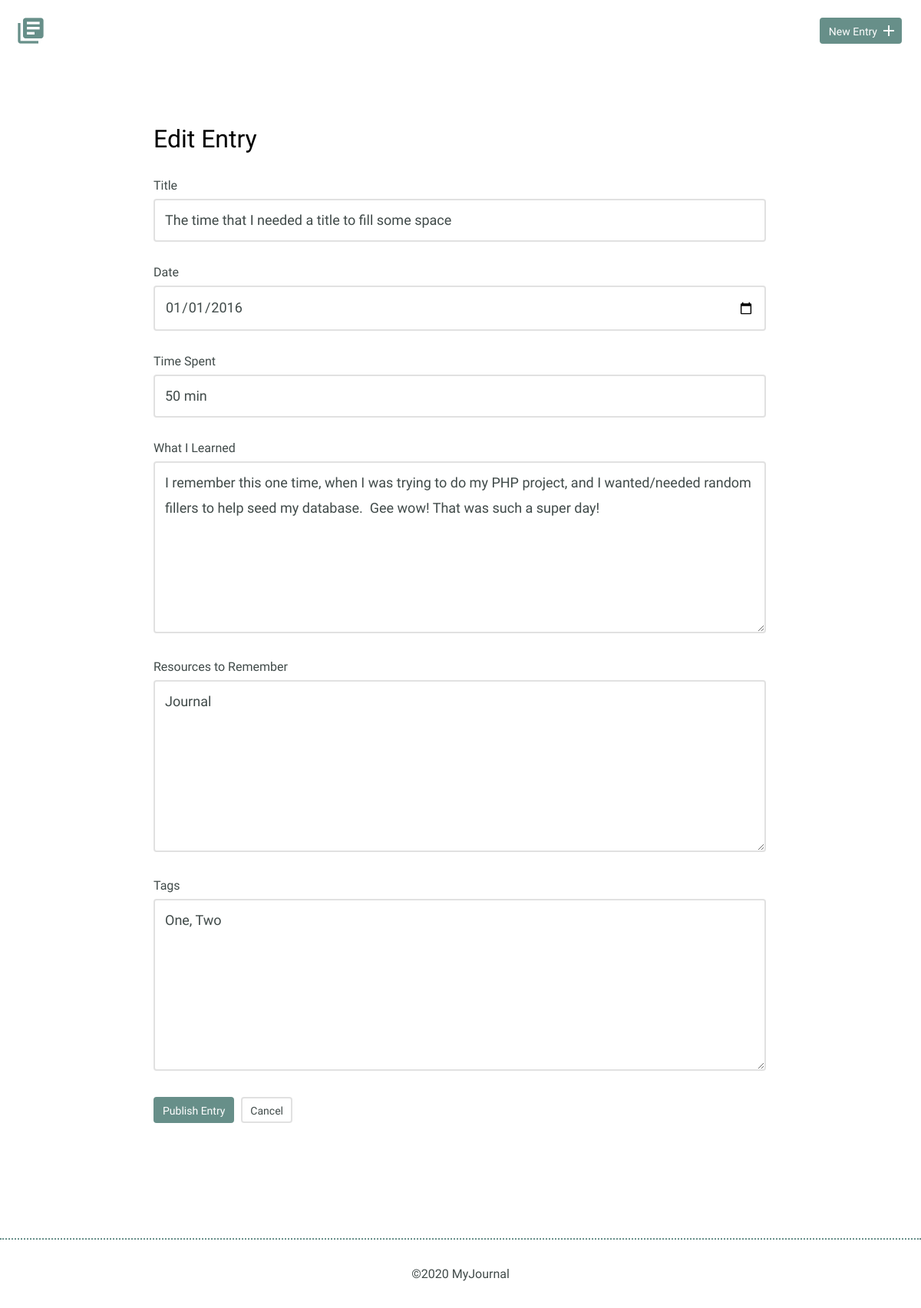
The app's page /edit.php?id=4 with its own data.
### tables this page shows
CREATE TABLE "entries" (
	"id"	INTEGER,
	"title"	TEXT,
	"date"	TEXT,
	"time_spent"	TEXT,
	"learned"	BLOB,
	"resources"	BLOB,
	"tags"	TEXT,
	PRIMARY KEY("id")
);

### inc/functions.php (called while the page is built, shortened)
<?php
  function get_individual_entry($id) {
    include 'connection.php';
    try {
      $results = $db->prepare("SELECT id, title, date, time_spent, learned, resources, tags FROM entries WHERE id = ?");
      $results -> bindValue(1, $id, PDO::PARAM_INT);
      $results -> execute();
    } catch (Exception $e) {
      echo "Error!: " . $e->getMessage() . "<br />";
      return false;
    }
    return $results->fetch();
  }

### edit.php (the view, shortened to what this page needs)
<?php
  require('inc/header.php');
  require('inc/functions.php');
  $id = filter_input(INPUT_GET, 'id', FILTER_SANITIZE_NUMBER_INT);
  $check_array = check_if_id_exist($id);
  if ($check_array[0] == 0) {
    $error_message = 'Error! There is no entry with the given id.';
  } else {
    $entry = get_individual_entry($id);
  }
?>
  <section>
      <div class="container">
          <div class="edit-entry">
              <h2>Edit Entry</h2>
              <form method="post" action="edit.php">
                  <label for="title"> Title</label>
                  <input id="title" type="text" name="title" value="<?= $entry['title']; ?>"><br>
                  <label for="date">Date</label>
                  <input id="date" type="date" name="date" value="<?= $entry['date']; ?>"><br>
                  <label for="time-spent"> Time Spent</label>
                  <input id="time-spent" type="text" name="timeSpent" value="<?= $entry['time_spent']; ?>"><br>
                  <label for="what-i-learned">What I Learned</label>
                  <textarea id="what-i-learned" rows="5" name="whatILearned"><?= $entry['learned'] ?></textarea>
                  <label for="resources-to-remember">Resources to Remember</label>
                  <textarea id="resources-to-remember" rows="5" name="ResourcesToRemember"><?= $entry['resources'] ?></textarea>
                  <label for="tags">Tags</label>
                  <textarea id="tags" rows="5" name="tags"><?= $entry['tags'] ?></textarea>
                  <input type="submit" value="Publish Entry" class="button">
                  <a href="#" class="button button-secondary">Cancel</a>
              </form>
          </div>
      </div>
  </section>
<?php
  require('inc/footer.php');
?>

### css/site.css (style rules this page uses)
body { font-size: 16px; color: #404a49; font-family: 'Cousine', serif; font-weight: 400; }
.container { margin: 0 auto; padding: 0 25px; }
.button { padding: 8px 10px 6px 10px; background: #678f89; border: 2px solid #678f89; border-radius: 4px; text-decoration: none; color: #FFF; position: relative; text-align: center; font-size: 14px; }
.button.button-secondary { background: #FFF; border: 2px solid #e1e1e1; color: #404a49; }
h1, h2, h3 { margin: 0; font-weight: 400; line-height: 1em; color: #000; }
h2 { font-size: 32px; }
.entry-list, .edit-entry, .new-entry { max-width: 800px; margin: 0 auto; padding: 70px 0 150px 0; }
.edit-entry h2, .new-entry h2 { margin-bottom: 35px; }
form label { display: block; margin-bottom: 8px; }
form input[type=text], form input[type=password], form input[type=date], form textarea { border: 2px solid #e1e1e1; font-size: 18px; line-height: 1.8em; padding:10px 13px; margin-bottom: 30px; border-radius: 4px; width: calc(100% - 32px); }
.edit-entry form textarea, .new-entry form textarea { min-height: 200px; }
input[type=submit] { margin-right: 5px; }

### records on screen
entries: title "The time that I needed a title to fill some space", date "01/01/2016", timeSpent "50 min", whatILearned "I remember this one time, when I was trying to do my PHP project, and I wanted/needed random fillers to help seed my database. Gee wow! That was such a super day!", ResourcesToRemember "Journal", tags "One, Two"
